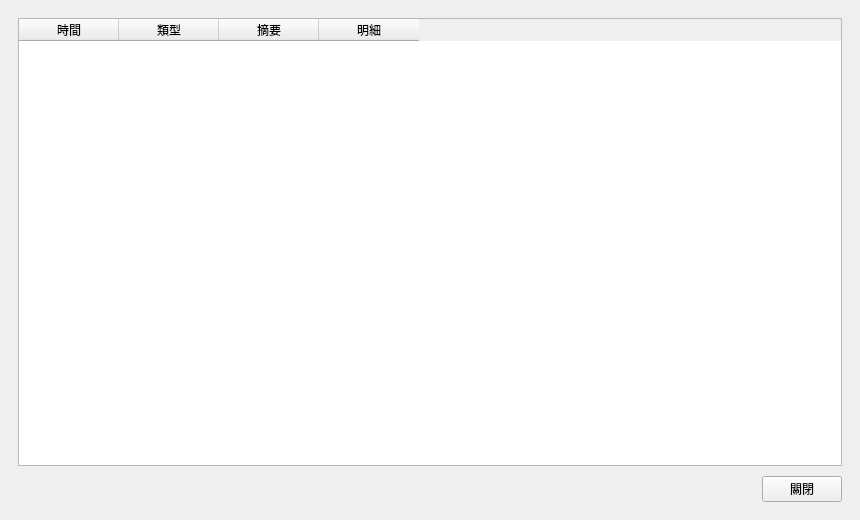
<?xml version="1.0" encoding="UTF-8"?>
<ui version="4.0">
 <class>operationLogDialogContent</class>
 <widget class="QWidget" name="operationLogDialogContent">
  <property name="geometry">
   <rect>
    <x>0</x>
    <y>0</y>
    <width>860</width>
    <height>520</height>
   </rect>
  </property>
  <property name="windowTitle">
   <string>操作記錄</string>
  </property>
  <property name="dialogSize" stdset="0">
   <size>
    <width>860</width>
    <height>520</height>
   </size>
  </property>
  <layout class="QVBoxLayout" name="operationLogLayout" stretch="1,0">
   <property name="spacing">
    <number>10</number>
   </property>
   <property name="leftMargin">
    <number>18</number>
   </property>
   <property name="topMargin">
    <number>18</number>
   </property>
   <property name="rightMargin">
    <number>18</number>
   </property>
   <property name="bottomMargin">
    <number>18</number>
   </property>
   <item>
    <widget class="TableWidget" name="logsTable">
     <property name="editTriggers">
      <set>QAbstractItemView::NoEditTriggers</set>
     </property>
     <property name="selectionMode">
      <enum>QAbstractItemView::SingleSelection</enum>
     </property>
     <property name="selectionBehavior">
      <enum>QAbstractItemView::SelectRows</enum>
     </property>
     <attribute name="verticalHeaderVisible">
      <bool>false</bool>
     </attribute>
     <column>
      <property name="text">
       <string>時間</string>
      </property>
     </column>
     <column>
      <property name="text">
       <string>類型</string>
      </property>
     </column>
     <column>
      <property name="text">
       <string>摘要</string>
      </property>
     </column>
     <column>
      <property name="text">
       <string>明細</string>
      </property>
     </column>
    </widget>
   </item>
   <item alignment="Qt::AlignRight">
    <widget class="PushButton" name="closeButton">
     <property name="text">
      <string>關閉</string>
     </property>
    </widget>
   </item>
  </layout>
 </widget>
 <customwidgets>
 <customwidget>
  <class>PushButton</class>
  <extends>QPushButton</extends>
  <header>qfluentwidgets</header>
 </customwidget>
 <customwidget>
  <class>TableWidget</class>
  <extends>QTableWidget</extends>
  <header>qfluentwidgets</header>
 </customwidget>
 </customwidgets>
 <resources />
 <connections />
</ui>
